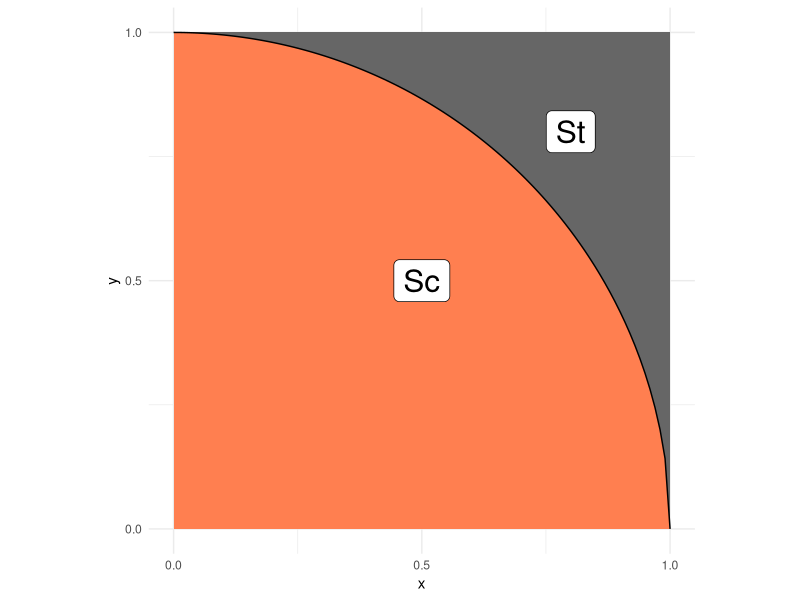
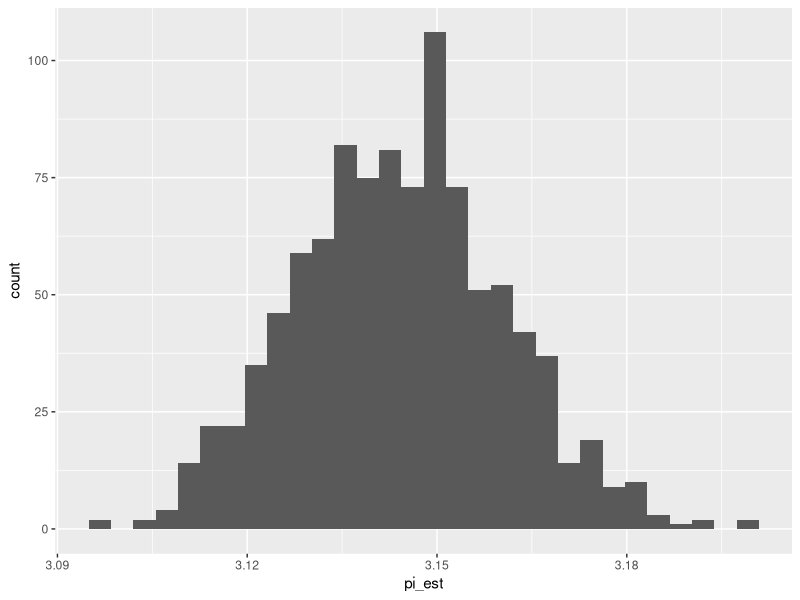

Write R code to recreate these figures, in order.
## ---- chunk 1
library(tidyverse)
library(rsample)
## ---- chunk 2
## NOTE: No need to edit; this visual helps explain the pi estimation scheme
tibble(x = seq(0, 1, length.out = 100)) %>%
  mutate(y = sqrt(1 - x^2)) %>%

  ggplot(aes(x, y)) +
  annotate(
    "rect",
    xmin = 0, ymin = 0, xmax = 1, ymax = 1,
    fill = "grey40",
    linewidth = 1
  ) +
  geom_ribbon(aes(ymin = 0, ymax = y), fill = "coral") +
  geom_line() +
  annotate(
    "label",
    x = 0.5, y = 0.5, label = "Sc",
    size = 8
  ) +
  annotate(
    "label",
    x = 0.8, y = 0.8, label = "St",
    size = 8
  ) +
  scale_x_continuous(breaks = c(0, 1/2, 1)) +
  scale_y_continuous(breaks = c(0, 1/2, 1)) +
  theme_minimal() +
  coord_fixed()
## ---- chunk 3
## Choose a sample size and generate samples
n <- 10000 # Choose a sample size
# Generate the data
df_q1 <- data.frame(
  x = runif(n, min = 0, max = 1),
  y = runif(n, min = 0, max = 1)
)
## ---- chunk 4
## NOTE: Do not edit this code
# Correct sample size
assertthat::assert_that(
  dim(df_q1) %>% 
    .[[1]] == n,
  msg = "The sample size should be `n`"
)
# Correct column names
assertthat::assert_that(
  setequal(names(df_q1), c("x", "y")),
  msg = "df_q1 must include the columns `x` and `y`"
)
print("Good")
## ---- chunk 5
stat <- function(x, y) {
  return(4 * (x^2 + y^2 <= 1))
}
## ---- chunk 6

# Check the value for points *inside* the circle
assertthat::assert_that(
  tibble(x = 0.5, y = 0.5) %>% # Pick a point *inside* the circle
    mutate(stat = stat(x, y)) %>%
    pull(stat) %>%
    .[[1]] == 4,
  msg = "Incorrect value when a point is inside the circle"
)

# Check the value for points *outside* the circle
assertthat::assert_that(
  tibble(x = 1, y = 1) %>% # Pick a point *outside* the circle
    mutate(stat = stat(x, y)) %>%
    pull(stat) %>%
    .[[1]] == 0,
  msg = "Incorrect value when a point is outside the circle"
)
print("Your assertions passed, but make sure they're checking the right thing!")

## ---- chunk 7
## Estimate pi using your data from q1
df_q3 <-
  df_q1 %>%
  mutate(
    inside_circle = x^2 + y^2 <= 1,
    stat_value = stat(x, y)
  ) %>%
  summarise(pi_est = mean(stat_value))
df_q3
## ---- chunk 8
## NOTE: Do not edit this code
# Correct sample size
assertthat::assert_that(
  dim(df_q3) %>% 
    .[[1]] == 1,
  msg = "This result should have just one row"
)
# Correct column names
assertthat::assert_that(
  setequal(names(df_q3), c("pi_est")),
  msg = "df_q3 must include the column `pi_est`"
)
print("Good")
## ---- chunk 9
df_q4 <-
  df_q1 %>%
  bootstraps(., times = 1000) %>%
  mutate(
    pi_est = map_dbl(
      splits,
      function(split_df) {
        analysis(split_df) %>%
          mutate(
            inside_circle = x^2 + y^2 <= 1,
            stat_value = stat(x, y)
          ) %>%
          summarise(pi_est = mean(stat_value)) %>%
          pull(pi_est)
      }
    )
  )

## NOTE: Do not edit; use this to visualize your results
df_q4 %>% 
  ggplot(aes(pi_est)) +
  geom_histogram()
## ---- chunk 10
## Compute a bootstrap confidence interval at the 95% level (alpha = 0.05)
df_q5 <- 
  df_q4 %>% 
  summarize(
    pi_lo = quantile(pi_est, 0.025),
    pi_up = quantile(pi_est, 0.975)
  )

df_q5
## ---- chunk 11
df_q6 <-
  df_q1 %>%
  summarize(
    pi_mean = 4 * mean((x^2 + y^2) <= 1), 
    pi_sd = 4 * sd((x^2 + y^2) <= 1) / sqrt(n()),     
    pi_lo = pi_mean - 1.96 * pi_sd,
    pi_up = pi_mean + 1.96 * pi_sd
  )

df_q6
